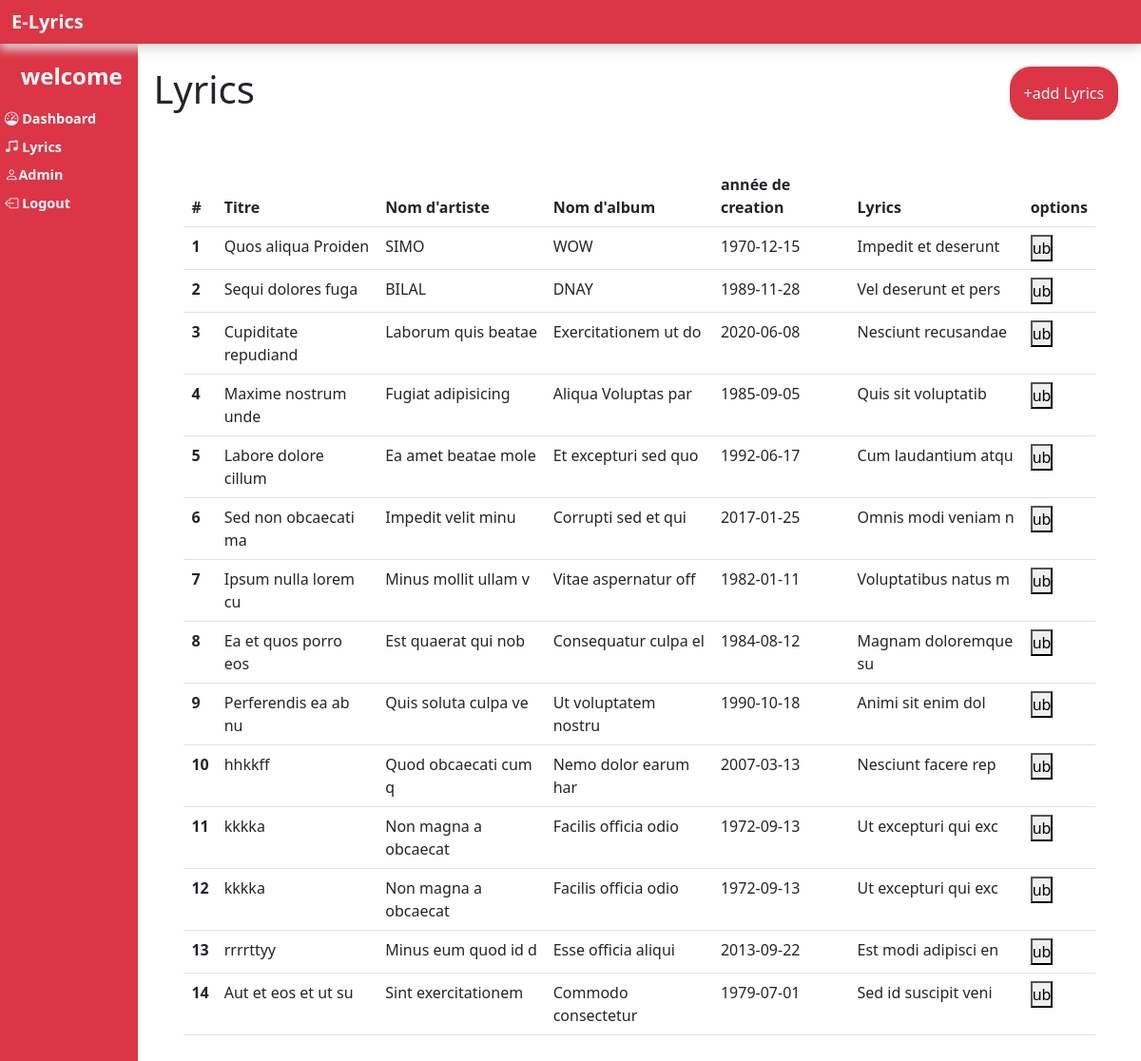
Screenshot of /view/lyrics.php (signed in) with the database file from the repository.
### tables this page shows
CREATE TABLE `song` (
  `id` int(11) NOT NULL,
  `Titre` varchar(255) NOT NULL,
  `annee` date NOT NULL,
  `lyrics` varchar(255) NOT NULL,
  `nom_artist` varchar(255) NOT NULL,
  `nom_album` varchar(255) NOT NULL
);

### controllers/read.php (called while the page is built)
<?php
include_once '../models/song.php';
$reads = new Add();
$lyrics = $reads->read();
?>

### Database/Database.php (called while the page is built)
<?php
class Db{
  public function connect(){
    $db = new PDO("mysql:host=localhost;dbname=lyrics","root","");
    $db->exec("set names utf8");
if($db){
  return $db;
}else{
  die("connection faild");
}
  }
}
?>

### models/song.php (called while the page is built, shortened)
<?php
include_once '../Database/Database.php';
 class Add extends Db{
  public function read(){
   $sql= "SELECT `id`, `Titre`, `annee`, `lyrics`, `nom_artist`, `nom_album` FROM `song`";
   $stmt=$this->connect()->prepare($sql);
   $stmt->execute();
   $re=$stmt->fetchAll(PDO::FETCH_ASSOC);
    return $re;
  }
 }
?>

### view/lyrics.php (the view, shortened to what this page needs)
<?php
 include_once '../controllers/read.php';
?>
<?php include '../includes/hedear.php'; ?>
<body class="">
    <?php include '../includes/navbar.php'; ?>
  <div class="containarr">
    <?php include '../includes/sidebar.php';?>
    <div class="containers">
      <main class="ps-3 pt-4 d-flex justify-content-between w-100">
        <div><h1 class="text-color-dark ">Lyrics</h1></div>
        <button type="button" class="btn btn-primary me-4 btnadd" data-bs-toggle="modal" data-bs-target="#exampleModal" data-bs-whatever="@fat">+add Lyrics</button>
      </main>
      <section class="w-100">
          <div class="w-100 p-5" >
            <table class="table">
              <thead>
                <tr>
                  <th scope="col">#</th>
                  <th scope="col">Titre</th>
                  <th scope="col">Nom d'artiste</th>
                  <th scope="col">Nom d'album</th>
                  <th scope="col">année de creation</th>
                  <th scope="col">Lyrics</th>
                  <th scope="col">options</th>
                </tr>
              </thead>
              <tbody>
                <?php
                for ($i=0; $i <sizeof($lyrics) ; $i++) {?>
                  <tr>
                  <th scope="row"><?php echo $lyrics[$i]["id"] ?></th>
                  <td><?php echo $lyrics[$i]["Titre"] ?></td>
                  <td><?php echo $lyrics[$i]["nom_artist"] ?></td>
                  <td><?php echo $lyrics[$i]["nom_album"] ?></td>
                  <td><?php echo $lyrics[$i]["annee"] ?></td>
                  <td><?php echo $lyrics[$i]["lyrics"] ?></td>
                  <td><button>ub</button></td>
                </tr>
                 <?php } ?>
              </tbody>
            </table>
          </div>
        </section>
    </div>
  </div>
</body>
</html>

### includes/hedear.php (shortened to what this page needs)
<!DOCTYPE html>
<html lang="en">
<head>
  <link href="https://cdn.jsdelivr.net/npm/bootstrap@5.3.0-alpha1/dist/css/bootstrap.min.css" rel="stylesheet">
  <link rel="stylesheet" href="../includes/style.css">
  <link rel="stylesheet" href="https://cdn.jsdelivr.net/npm/bootstrap-icons@1.10.3/font/bootstrap-icons.css">
</head>

### includes/navbar.php (shortened to what this page needs)
<nav class="navbar bg-danger">
  <div class="container-fluid">
    <b><a class="navbar-brand text-light">E-Lyrics</a></b>
  </div>
</nav>

### includes/sidebar.php
<div class="sidebar">
    <div class="">
      <b><p class="welc pt-3">welcome</p></b>
        <li class="siz">
            <b><a href="accuile.php"><i class="bi bi-speedometer"></i> Dashboard</a></b>
      </li>
        <li class="mt-2 siz">
            <b><a href="lyrics.php?serach"><i class="bi bi-music-note-beamed"></i> Lyrics</a></b>
        </li>
        <li class="mt-2 siz">
        <b><a href="#"><i class="bi bi-person"></i>Admin</a></b>
        </li>
        <li class="mt-2 siz">
            <b><a href="index.php"><i class="bi bi-box-arrow-left"></i> Logout</a></b>
        </li>
    </div>
  </div>

### includes/style.css (style rules this page uses)
* { box-sizing: border-box; margin: 0; padding: 0; }
.navbar { box-shadow: 0 6px 10px #ddd; position: relative; z-index: 1; }
section { display: flex; justify-content: center; }
.containarr { display: flex; }
.sidebar { padding-left: 5px; margin: 0%; width: 13vw; background-color:#dc3545; }
li,a { list-style: none; text-decoration: none; color: white; }
.siz { font-size: 0.9em; }
.welc { text-align: center; color: white; font-size: 1.5em; }
.btnadd { border-radius: 22px; border-color:#dc3545 ; width: 11%; background-color: #dc3545; --bs-btn-hover-bg: #f38d8d; --bs-btn-hover-border-color: #f38d8d; --bs-btn-active-bg: #f38d8d; }

### rows the page displays
song: id "1", Titre "Quos aliqua Proiden", nom_artist "SIMO", nom_album "WOW", annee "1970-12-15", lyrics "Impedit et deserunt"
song: id "2", Titre "Sequi dolores fuga", nom_artist "BILAL", nom_album "DNAY", annee "1989-11-28", lyrics "Vel deserunt et pers"
song: id "3", Titre "Cupiditate repudiand", nom_artist "Laborum quis beatae", nom_album "Exercitationem ut do", annee "2020-06-08", lyrics "Nesciunt recusandae"
song: id "4", Titre "Maxime nostrum unde", nom_artist "Fugiat adipisicing", nom_album "Aliqua Voluptas par", annee "1985-09-05", lyrics "Quis sit voluptatib"
song: id "5", Titre "Labore dolore cillum", nom_artist "Ea amet beatae mole", nom_album "Et excepturi sed quo", annee "1992-06-17", lyrics "Cum laudantium atqu"
song: id "6", Titre "Sed non obcaecati ma", nom_artist "Impedit velit minu", nom_album "Corrupti sed et qui", annee "2017-01-25", lyrics "Omnis modi veniam n"
song: id "7", Titre "Ipsum nulla lorem cu", nom_artist "Minus mollit ullam v", nom_album "Vitae aspernatur off", annee "1982-01-11", lyrics "Voluptatibus natus m"
song: id "8", Titre "Ea et quos porro eos", nom_artist "Est quaerat qui nob", nom_album "Consequatur culpa el", annee "1984-08-12", lyrics "Magnam doloremque su"
song: id "9", Titre "Perferendis ea ab nu", nom_artist "Quis soluta culpa ve", nom_album "Ut voluptatem nostru", annee "1990-10-18", lyrics "Animi sit enim dol"
song: id "10", Titre "hhkkff", nom_artist "Quod obcaecati cum q", nom_album "Nemo dolor earum har", annee "2007-03-13", lyrics "Nesciunt facere rep"
song: id "11", Titre "kkkka", nom_artist "Non magna a obcaecat", nom_album "Facilis officia odio", annee "1972-09-13", lyrics "Ut excepturi qui exc"
song: id "12", Titre "kkkka", nom_artist "Non magna a obcaecat", nom_album "Facilis officia odio", annee "1972-09-13", lyrics "Ut excepturi qui exc"
song: id "13", Titre "rrrrttyy", nom_artist "Minus eum quod id d", nom_album "Esse officia aliqui", annee "2013-09-22", lyrics "Est modi adipisci en"
song: id "14", Titre "Aut et eos et ut su", nom_artist "Sint exercitationem", nom_album "Commodo consectetur", annee "1979-07-01", lyrics "Sed id suscipit veni"
